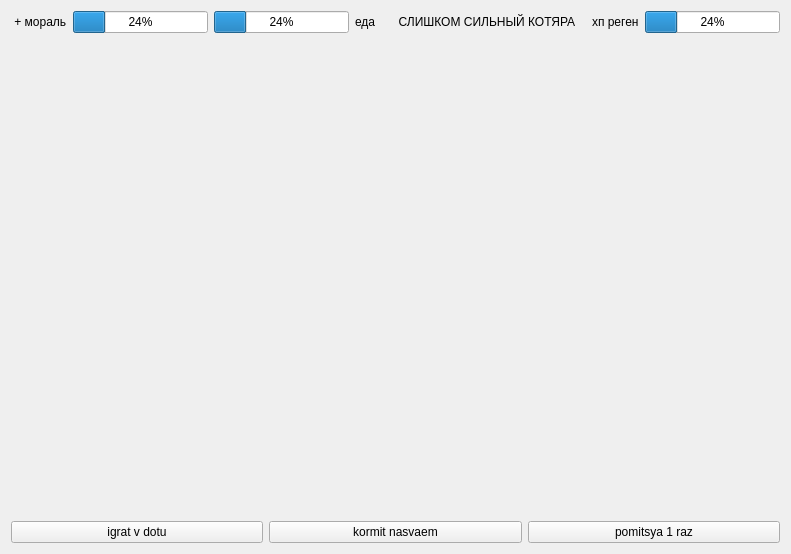
<?xml version="1.0" encoding="UTF-8"?>
<ui version="4.0">
 <class>Widget</class>
 <widget class="QWidget" name="Widget">
  <property name="geometry">
   <rect>
    <x>0</x>
    <y>0</y>
    <width>791</width>
    <height>554</height>
   </rect>
  </property>
  <property name="windowTitle">
   <string>Widget</string>
  </property>
  <layout class="QHBoxLayout" name="horizontalLayout_5">
   <item>
    <layout class="QVBoxLayout" name="verticalLayout">
     <item>
      <layout class="QHBoxLayout" name="horizontalLayout_4">
       <item>
        <widget class="QLabel" name="label_3">
         <property name="text">
          <string> + мораль</string>
         </property>
        </widget>
       </item>
       <item>
        <widget class="QProgressBar" name="progressBar">
         <property name="value">
          <number>24</number>
         </property>
        </widget>
       </item>
       <item>
        <widget class="QProgressBar" name="progressBar_2">
         <property name="value">
          <number>24</number>
         </property>
        </widget>
       </item>
       <item>
        <widget class="QLabel" name="label_5">
         <property name="text">
          <string>еда</string>
         </property>
        </widget>
       </item>
       <item>
        <widget class="QLabel" name="label_2">
         <property name="text">
          <string>     СЛИШКОМ СИЛЬНЫЙ КОТЯРА   </string>
         </property>
        </widget>
       </item>
       <item>
        <widget class="QLabel" name="label_4">
         <property name="text">
          <string>хп реген</string>
         </property>
        </widget>
       </item>
       <item>
        <widget class="QProgressBar" name="progressBar_3">
         <property name="value">
          <number>24</number>
         </property>
        </widget>
       </item>
      </layout>
     </item>
     <item>
      <layout class="QHBoxLayout" name="horizontalLayout_3">
       <item>
        <spacer name="horizontalSpacer_2">
         <property name="orientation">
          <enum>Qt::Horizontal</enum>
         </property>
         <property name="sizeHint" stdset="0">
          <size>
           <width>40</width>
           <height>20</height>
          </size>
         </property>
        </spacer>
       </item>
       <item>
        <widget class="QLabel" name="label">
         <property name="baseSize">
          <size>
           <width>50</width>
           <height>0</height>
          </size>
         </property>
         <property name="text">
          <string/>
         </property>
         <property name="pixmap">
          <pixmap>../../../../Public/Pictures/Sample Pictures/кот.jpg</pixmap>
         </property>
        </widget>
       </item>
       <item>
        <spacer name="horizontalSpacer">
         <property name="orientation">
          <enum>Qt::Horizontal</enum>
         </property>
         <property name="sizeHint" stdset="0">
          <size>
           <width>40</width>
           <height>20</height>
          </size>
         </property>
        </spacer>
       </item>
      </layout>
     </item>
     <item>
      <layout class="QHBoxLayout" name="horizontalLayout_2">
       <item>
        <widget class="QPushButton" name="pushButton_2">
         <property name="text">
          <string>igrat v dotu</string>
         </property>
        </widget>
       </item>
       <item>
        <widget class="QPushButton" name="kormit">
         <property name="text">
          <string>kormit nasvaem</string>
         </property>
        </widget>
       </item>
       <item>
        <widget class="QPushButton" name="pushButton_3">
         <property name="text">
          <string>pomitsya 1 raz</string>
         </property>
        </widget>
       </item>
      </layout>
     </item>
    </layout>
   </item>
  </layout>
 </widget>
 <layoutdefault spacing="6" margin="11"/>
 <resources/>
 <connections/>
</ui>
